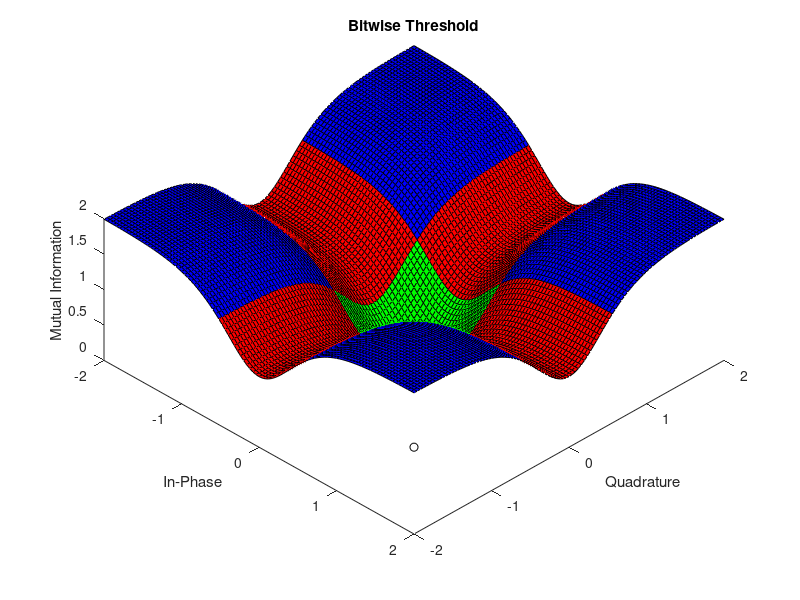

The MATLAB source for this figure:
close all, clear all;

sigmaSquared = .5;
G = 1;          % H in the likelihood equation, but we are using H for equivocation
epsilon = .5;   % Threshold used to determine whether or not a bit was erased
b = [1 -1];     % Real bit
c = [j -j];     % Imaginary bit

%%%%%%%%%%%%%%%%%%%
% Creates the QPSK symbol locations
a = [1+j -1+j -1-j 1-j];

for re = -50:50         % -50:50 creates a 101 x 101 grid
    for im = -50:50
        x(re+51,im+51) = (re/25) + (im/25)*j;
    end
end
real_x = real(x);
imag_x = imag(x);


%% Equivocation
    % Likelihood function for the real bit
fx_real = zeros(2, 101, 101);
fxSum_real = zeros(1, 101, 101);
for loop = 1:2
    fx_real(loop,:,:) = (1/(sqrt(2*pi*sigmaSquared)))*exp((-1/(2*sigmaSquared))*abs((x-G*b(loop)).^2));
    fxSum_real(1, :,:) = fxSum_real(1, :,:) + fx_real(loop,:,:);
end
fxSum_real = fxSum_real .* .5;

    % Likelihood function for the imaginary bit
fx_imag = zeros(2, 101, 101);
fxSum_imag = zeros(1, 101, 101);
for loop = 1:2
    fx_imag(loop,:,:) = (1/(sqrt(2*pi*sigmaSquared)))*exp((-1/(2*sigmaSquared))*abs((x-G*c(loop)).^2));
    fxSum_imag(1, :,:) = fxSum_imag(1, :,:) + fx_imag(loop,:,:);
end
fxSum_imag = fxSum_imag .* .5;

   % Probability for real bit 
p_b= zeros(2, 101, 101);
for n = 1:2
    p_b(n,:,:) = fx_real(n,:,:) ./ (2*fxSum_real(1,:,:));
end

    % Probability for imaginary bit
p_c= zeros(2, 101, 101);
for n = 1:2
    p_c(n,:,:) = fx_imag(n,:,:) ./ (2*fxSum_imag(1,:,:));
end

    % Equivocation for real part
H_real = zeros(101, 101);
sumOfProb_real = zeros(101, 101);
for xCoord = -50:50
    for yCoord = -50:50
        for loop = 1:2
            sumOfProb_real(xCoord+51,yCoord+51) = sumOfProb_real(xCoord+51,yCoord+51) + ...
                p_b(loop,xCoord+51,yCoord+51)*log2(p_b(loop,xCoord+51,yCoord+51));
        end
        H_real((xCoord+51), (yCoord+51)) = -(sumOfProb_real(xCoord+51, yCoord+51));
    end
end

    % Equivocation for imaginary part
H_imag = zeros(101, 101);
sumOfProb_imag = zeros(101, 101);
for xCoord = -50:50
    for yCoord = -50:50
        for loop = 1:2
            sumOfProb_imag(xCoord+51,yCoord+51) = sumOfProb_imag(xCoord+51,yCoord+51) + ...
                p_c(loop,xCoord+51,yCoord+51)*log2(p_c(loop,xCoord+51,yCoord+51));
        end
        H_imag((xCoord+51), (yCoord+51)) = -(sumOfProb_imag(xCoord+51, yCoord+51));
    end
end

   % Combined Equivocation
H = H_real + H_imag;


%%%%% Plot Equivocation
% figure();
% hold on
% plot(a,'o', 'MarkerFaceColor', 'white', 'Color', 'black'); % Need to fix where this plots on the z axis
% % surface(real_x, imag_x, H_real);
% % surface(real_x, imag_x, H_imag);
% surface(real_x, imag_x, H);
% title("\sigma^2 = " + string(sigmaSquared));
% xlabel('real');
% ylabel('imaginary');
% zlabel('Equivocation');
% view(45, 60);
% colormap(jet);
% hold off




%% Mutual Information 

I_real = 1 - H_real;
I_imag = 1 - H_imag;

I = I_real + I_imag;


C1(I_real<epsilon) = 1;
C1((I_real>=epsilon)) = 2;
C1 = reshape(C1,size(I_real));

C2(I_imag<epsilon) = 1;
C2((I_imag>=epsilon)) = 2;
C2 = reshape(C2,size(I_imag));

% C(I<(2*epsilon)) = 1;
% C(I>=(2*epsilon)) = 2;
% C = reshape(C, size(I));
C = C1 + C2;

%%%%% Plot Mutual Information
figure();
hold on
plot(a,'o', 'MarkerFaceColor', 'white', 'Color', 'black'); % Need to fix where this plots on the z axis
%surface(real_x, imag_x, I_real,C1);
%surface(real_x, imag_x, I_imag,C2);
surface(real_x, imag_x, I,C);
title("Bitwise Threshold");
% title("\sigma^2 = " + string(sigmaSquared));
xlabel('In-Phase');
ylabel('Quadrature');
zlabel('Mutual Information');
view(45, 60);
colormap([0,1,0;1,0,0;0,0,1]);
saveas(gcf,'BitInformationGraph','epsc');
hold off




%% Bits 

bits_real = zeros(101,101);
for c = 1:101
    for d = 1:101
        if (I_real(c,d) < epsilon)  % Compares to a threshold 
            bits_real(c,d) = 1;
        else
            bits_real (c,d) = 0;
        end
    end
end


bits_imag = zeros(101,101);
for c = 1:101
    for d = 1:101
        if (I_imag(c,d) < epsilon)
            bits_imag(c,d) = 1;
        else
            bits_imag (c,d) = 0;
        end
    end
end

bits = bits_imag + bits_real;

% %%%%% Bits lost
% figure();
% hold on
% plot(a,'o', 'MarkerFaceColor', 'white', 'Color', 'black'); % Need to fix where this plots on the z axis
% % surface(real_x, imag_x, bits_real);
% % surface(real_x, imag_x, bits_imag);
% surface(real_x, imag_x, bits);
% title("\sigma^2 = " + string(sigmaSquared));
% xlabel('real');
% ylabel('imaginary');
% zlabel('Bits');
% view(45, 60);
% colormap(jet);
